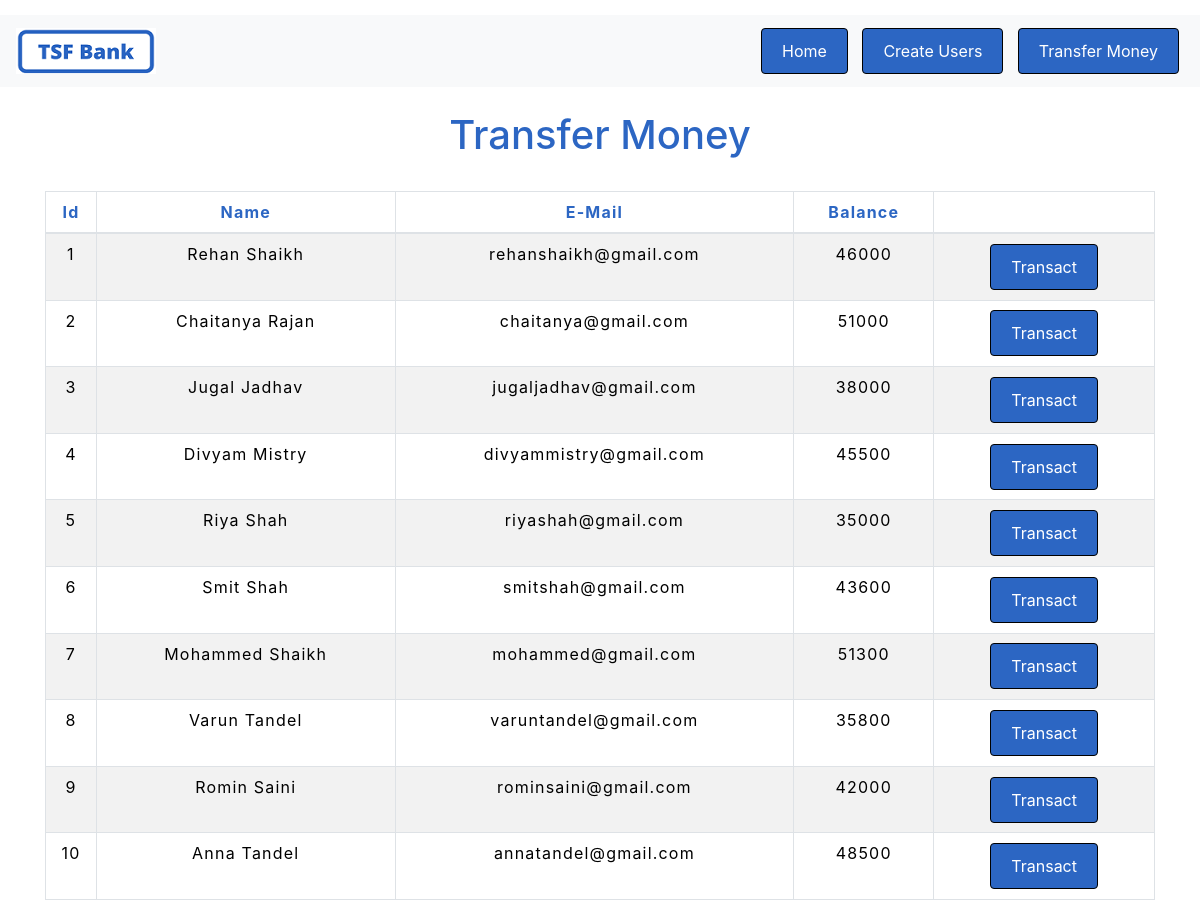
/money_transfer.php, run on the app's committed database.
### tables this page shows
CREATE TABLE `users` (
  `id` int(100) NOT NULL,
  `name` varchar(100) NOT NULL,
  `email` varchar(100) NOT NULL,
  `balance` int(100) NOT NULL
);

### money_transfer.php (the view, shortened to what this page needs)
<!DOCTYPE html>
<html lang="en">
<head>
    <link rel="stylesheet" href="https://maxcdn.bootstrapcdn.com/bootstrap/4.0.0/css/bootstrap.min.css">
    <link rel="stylesheet" type="text/css" href="css/table.css">
</head>
<body>
<?php
    include 'connect.php';
    $sql = "SELECT * FROM users";
    $result = mysqli_query($conn,$sql);
?>
<?php
  include 'navbar.php';
?>
<div class="container">
        <h2 class="text-center pt-4" style="color: #2C66C3">Transfer Money</h2>
        <br>
            <div class="row">
                <div class="col">
                    <div class="table-responsive-sm">
                    <table class="table table-hover table-sm table-striped table-condensed table-bordered">
                        <thead>
                            <tr>
                            <th scope="col" class="text-center py-2" style="color: #2C66C3">Id</th>
                            <th scope="col" class="text-center py-2" style="color: #2C66C3">Name</th>
                            <th scope="col" class="text-center py-2" style="color: #2C66C3">E-Mail</th>
                            <th scope="col" class="text-center py-2" style="color: #2C66C3">Balance</th>
                            <th scope="col" class="text-center py-2" style="color: #2C66C3"></th>
                            </tr>
                        </thead>
                        <tbody>
                <?php
                    while($rows=mysqli_fetch_assoc($result)){
                ?>
                    <tr>
                        <td class="py-2"><?php echo $rows['id'] ?></td>
                        <td class="py-2"><?php echo $rows['name']?></td>
                        <td class="py-2"><?php echo $rows['email']?></td>
                        <td class="py-2"><?php echo $rows['balance']?></td>
                        <td><a href="users.php?id= <?php echo $rows['id'] ;?>"> <button type="button" class="btn">Transact</button></a></td>
                    </tr>
                <?php
                    }
                ?>
                        </tbody>
                    </table>
                    </div>
                </div>
            </div>
         </div>
</body>
</html>

### navbar.php (shortened to what this page needs)
   <!DOCTYPE html>
   <html>
   <head>
   </head>
   <body>
   <nav  class="navbar navbar-expand-md navbar-light bg-light">
<a class="navbar-brand" href="index.php"><img src="images/logo.png"></a>
   <div class="collapse navbar-collapse" id="collapsibleNavbar">
         <ul class="navbar-nav ml-auto">
           <li class="nav-item">
             <a class="btn df" class="nav-link" href="index.php">Home</a>
	<a class="btn df" class="nav-link" href="createuser.php">Create Users</a>
	<a class="btn df" class="nav-link" href="money_transfer.php">Transfer Money</a>
           </li>
       </div>
    </nav>
  </body>
  </html>

### css/table.css (style rules this page uses)
* { padding: 10; margin: 0; box-sizing: border-box;] }
h2 { font-size: 40px; }
table { letter-spacing: 1.2px; color: black; }
td { text-align: center; }
button { border:none; background: white; transition: 1s; }

### money_transfer.php (style rules this page uses)
button { transition: 1.5s; }

### navbar.php (style rules this page uses)
body { margin-top: 15px; }
.btn { border: 1px solid black; background-color: #2C66C3; color: white; padding: 10px 20px; font-size: 16px; cursor: pointer; margin: 5px; }

### data on the page
users: id "1", name "Rehan Shaikh", email "rehanshaikh@gmail.com", balance "46000"
users: id "2", name "Chaitanya Rajan", email "chaitanya@gmail.com", balance "51000"
users: id "3", name "Jugal Jadhav", email "jugaljadhav@gmail.com", balance "38000"
users: id "4", name "Divyam Mistry", email "divyammistry@gmail.com", balance "45500"
users: id "5", name "Riya Shah", email "riyashah@gmail.com", balance "35000"
users: id "6", name "Smit Shah", email "smitshah@gmail.com", balance "43600"
users: id "7", name "Mohammed Shaikh", email "mohammed@gmail.com", balance "51300"
users: id "8", name "Varun Tandel", email "varuntandel@gmail.com", balance "35800"
users: id "9", name "Romin Saini", email "rominsaini@gmail.com", balance "42000"
users: id "10", name "Anna Tandel", email "annatandel@gmail.com", balance "48500"
